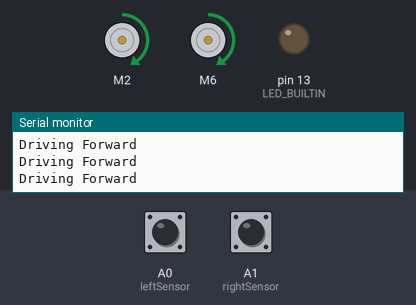
Bench run of a sketch on a simulated Arduino Uno, built with avr-gcc and run on an emulated ATmega328P. Shown: 2 × DC motor (green arrow = forward, orange = backward, longer = faster), output pins drawn as LEDs (lit = HIGH), the last lines printed to the serial monitor. The test bench sets the inputs (shaded band); at power-on: A0 (leftSensor) LOW, A1 (rightSensor) LOW.

Above: at 4.2 s.
4.3 s: A0 (leftSensor) driven HIGH
At 5.5 s:
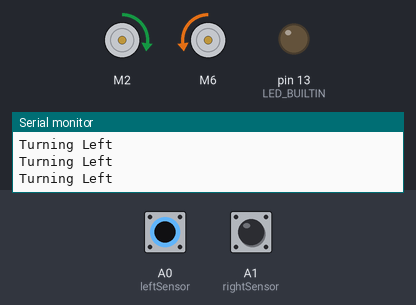
5.8 s: A1 (rightSensor) driven HIGH
At 6.6 s:
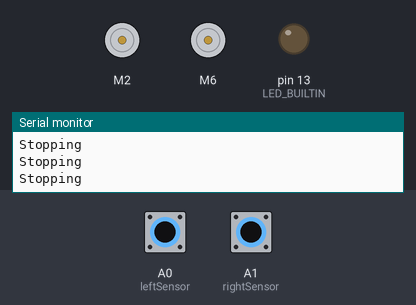
7.3 s: A0 (leftSensor) driven LOW
At 7.9 s:
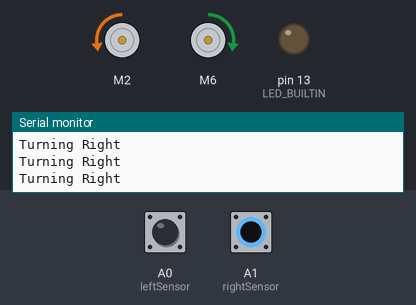
8.8 s: A1 (rightSensor) driven LOW
At 10.2 s:
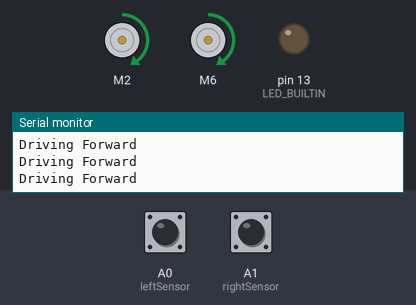
11.8 s: A0 (leftSensor) pulsed HIGH 5 times (0.12 s each, 0.3 s apart)
At 12.33 s:
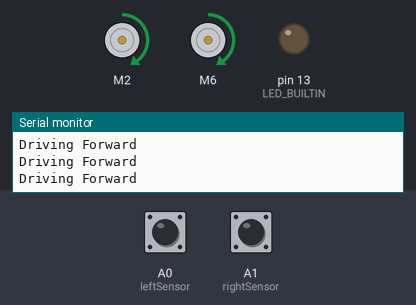
16.3 s: A1 (rightSensor) pulsed HIGH 2 times (0.12 s each, 0.3 s apart)
At 17.0 s:
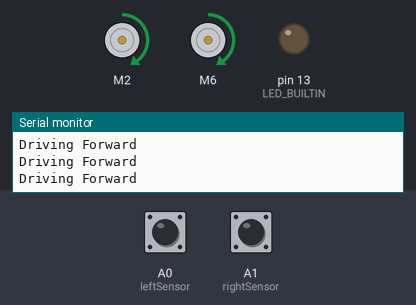
Timing chart, 0 to 19.3 s (numbered marks = the images above; inputs shaded):
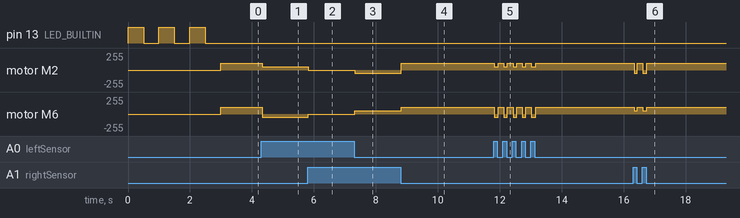

The sketch:

line_follower_bot_final.ino
```cpp
#include <SparkFun_TB6612.h>

#define AIN1 2
#define AIN2 4
#define PWMA 3
#define STBY 9
#define SPEED -100
#define BIN1 6
#define BIN2 7
#define PWMB 5
#define leftSensor  A0
#define rightSensor A1

const int offsetA = -1;
const int offsetB = -1;

Motor leftMotor = Motor(AIN1, AIN2, PWMA, offsetA, STBY);
Motor rightMotor = Motor(BIN1, BIN2, PWMB, offsetB, STBY);

void setup() {
  Serial.begin(9600);

  // Delay 3 seconds and blink the LED before starting...
  pinMode(LED_BUILTIN, OUTPUT);
  for (int i = 0; i < 3; i++) {
    digitalWrite(LED_BUILTIN, HIGH);
    delay(500);
    digitalWrite(LED_BUILTIN, LOW);
    delay(500);
  }
}

void loop(){
  if (digitalRead(leftSensor) && digitalRead(rightSensor)) {
    Serial.println("Stopping");
    brake(leftMotor, rightMotor);
  }
  else if (digitalRead(leftSensor)) {
    Serial.println("Turning Left");
    left(leftMotor, rightMotor, SPEED);
  }
  else if (digitalRead(rightSensor)) {
    Serial.println("Turning Right");
    right(leftMotor, rightMotor, SPEED);
  }
  else if (!digitalRead(leftSensor) && !digitalRead(rightSensor)) {
    Serial.println("Driving Forward");
    forward(leftMotor, rightMotor, SPEED);
  }
}
```

Measured:
- after the input at 4.3 s, motor M2: forward 100/255 → forward 50/255 at once; motor M6: forward 100/255 → backward 50/255 at once
- after the input at 5.8 s, motor M2: forward 50/255 → stopped at once; motor M6: backward 50/255 → stopped at once
- after the input at 7.3 s, motor M2: stopped → backward 50/255 at once; motor M6: stopped → forward 50/255 at once
- after the input at 8.8 s, motor M2: backward 50/255 → forward 100/255 at once; motor M6: forward 50/255 → forward 100/255 at once
- after the input at 11.8 s, motor M2: alternates forward 100/255 for 0.17 s and forward 50/255 for 0.12 s, 10 changes in all, then stays forward 100/255, starting at once; motor M6: alternates forward 100/255 for 0.17 s and backward 50/255 for 0.12 s, 10 changes in all, then stays forward 100/255, starting at once
- after the input at 16.3 s, motor M2: alternates forward 100/255 for 0.17 s and backward 50/255 for 0.12 s, 4 changes in all, then stays forward 100/255, starting at once; motor M6: alternates forward 100/255 for 0.17 s and forward 50/255 for 0.12 s, 4 changes in all, then stays forward 100/255, starting at once
